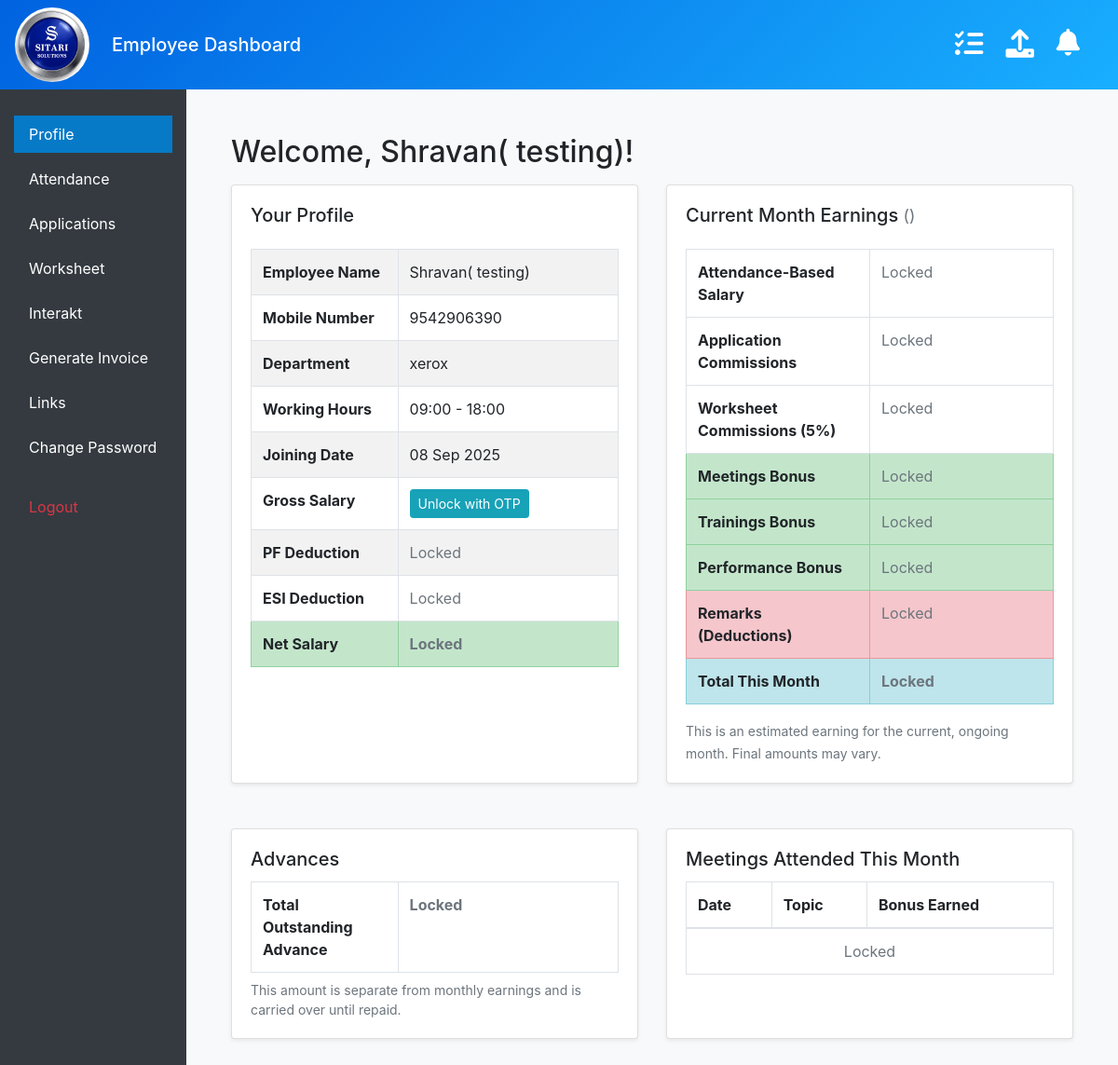
The page /employee/dashboard/ (signed in) on the database as committed earlier.
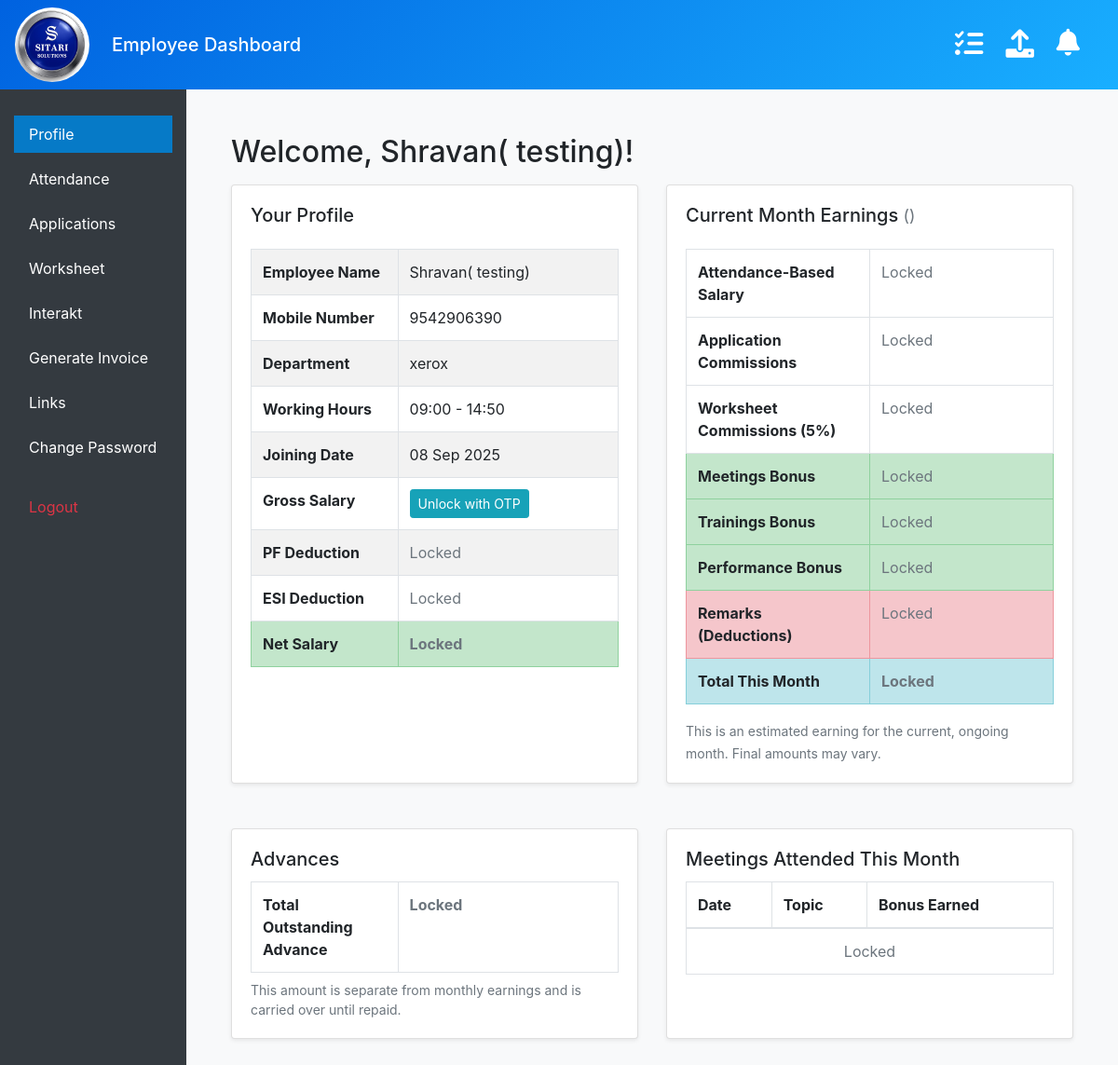
The same page on the database as committed later.
### management/models.py (models this page shows, shortened)
class Employee(models.Model):
    employee_id = models.AutoField(primary_key=True)
    name = models.CharField(max_length=150)
    mobile_number = models.CharField(max_length=15, unique=True)
    salary = models.DecimalField(max_digits=10, decimal_places=2)
    pf = models.DecimalField("Provident Fund (PF)", max_digits=10, decimal_places=2, null=True, blank=True)
    esi = models.DecimalField("Employee State Insurance (ESI)", max_digits=10, decimal_places=2, null=True, blank=True)
    joining_date = models.DateField()
    department = models.ForeignKey('Department', null=True, blank=True, on_delete=models.SET_NULL, related_name='employees')
    working_start_time = models.TimeField(null=True, blank=True)
    working_end_time = models.TimeField(null=True, blank=True)
    password = models.CharField(max_length=128, default="123")
    assigned_links = models.ManyToManyField(
        ManagedLink,
        blank=True,
        related_name="assigned_employees"
    )
    advances = models.DecimalField(
        "Current Advance",
        max_digits=10,
        decimal_places=2,
        default=0,
        help_text="Total outstanding advance amount taken by the employee."
    )

class Department(models.Model):
    name = models.CharField(max_length=50, unique=True)

### management/views.py (the view, shortened to what this page needs)
# urls.py: path('employee/dashboard/', views.employee_dashboard, name='employee_dashboard'),
def employee_dashboard(request):
    employee_id = request.session.get('employee_id')
    if not employee_id:
        return redirect('login')
    try:
        employee = Employee.objects.get(employee_id=employee_id)
    except Employee.DoesNotExist:
        request.session.flush()
        return redirect('login')
    otp_verified = request.session.get('otp_verified', False)
    show_sensitive = otp_verified
    otp_sent = request.session.get('otp_sent_flag', False)
    earnings_data = {}
    if show_sensitive:
        earnings_data = employee.get_current_month_earnings()
    now = timezone.now()
    attended_meetings = MeetingAttendance.objects.filter(
        employee=employee,
        attended=True,
        meeting__date__year=now.year,
        meeting__date__month=now.month
    ).select_related('meeting').order_by('-meeting__date')
    context = {
        'employee': employee,
        'show_sensitive': show_sensitive,
        'otp_sent': otp_sent,
        'otp_verified': otp_verified,
        'current_month_earnings': earnings_data,
        'upload_form': EmployeeUploadForm(),
        'attended_meetings': attended_meetings,  # Pass the new data to the template
    }
    if 'otp_verified' in request.session:
        del request.session['otp_verified']
    if 'otp_sent_flag' in request.session:
        if not 'emp_otp' in request.session:
             del request.session['otp_sent_flag']
    return render(request, 'employee_dashboard.html', context)

### management/context_processors.py (called while the page is built)
def notifications_context(request):
    if request.session.get('employee_id'):
        employee_id = request.session.get('employee_id')
        count = UserNotificationStatus.objects.filter(employee_id=employee_id, is_read=False).count()
        return {'unread_notification_count': count}
    return {'unread_notification_count': 0}

### management/ip_restriction.py (called while the page is built)
def get_client_ip(request):
    x_forwarded_for = request.META.get('HTTP_X_FORWARDED_FOR')
    if x_forwarded_for:
        ip = x_forwarded_for.split(',')[0].strip()
    else:
        ip = request.META.get('REMOTE_ADDR')
    return ip

    def __call__(self, request):
        ip = get_client_ip(request)
        if not self.is_ip_allowed(ip):
            logger.warning(f"Access denied for IP: {ip}")
            return HttpResponseForbidden("Access denied.")
        response = self.get_response(request)
        return response

### management/models.py (called while the page is built)
    def __str__(self):
        return self.name

### management/templatetags/upload_tags.py (called while the page is built)
@register.simple_tag
def get_upload_form():
    return EmployeeUploadForm()

### management/templates/employee_dashboard.html (shortened to what the changed rows need)
{% extends "masteremployee.html" %}
{% load static %}
{% load humanize %}
{% block content %}
<main class="container-fluid ml-sm-auto col-lg-12 px-4 py-4">
    <h2>Welcome, {{ employee.name }}!</h2>
    <div class="row mt-3">
        <div class="col-lg-6 mb-4">
            <div class="card h-100 shadow-sm">
                <div class="card-body">
                    <div class="table-responsive">
                        <table class="table table-bordered table-striped mb-0">
                            <tbody>
                                <tr>
                                    <th scope="row" style="width: 40%;">Employee Name</th>
                                    <td>{{ employee.name }}</td>
                                </tr>
                                <tr>
                                    <th scope="row">Mobile Number</th>
                                    <td>{{ employee.mobile_number }}</td>
                                </tr>
                                <tr>
                                    <th scope="row">Department</th>
                                    <td>{{ employee.department.name|default_if_none:"Not set" }}</td>
                                </tr>
                                <tr>
                                    <th scope="row">Working Hours</th>
                                    <td>
                                        {% if employee.working_start_time and employee.working_end_time %}
                                            {{ employee.working_start_time|time:"H:i" }} - {{ employee.working_end_time|time:"H:i" }}
                                        {% else %}
                                            <span class="text-muted">Not set</span>
                                        {% endif %}
                                    </td>
                                </tr>
                                <tr>
                                    <th scope="row">Joining Date</th>
                                    <td>{{ employee.joining_date|date:"d M Y" }}</td>
                                </tr>
                                <tr>
                                    <th scope="row">Gross Salary</th>
                                </tr>
                                <tr>
                                    <th scope="row">PF Deduction</th>
                                </tr>
                                <tr>
                                    <th scope="row">ESI Deduction</th>
                                </tr>
                                <tr class="table-success">
                                    <th scope="row">Net Salary</th>
                                </tr>
                            </tbody>
                        </table>
                    </div>
                </div>
            </div>
        </div>
        <div class="col-lg-6 mb-4">
            <div class="card h-100 shadow-sm">
                <div class="card-body">
                    <div class="table-responsive">
                        <table class="table table-bordered mb-0">
                            <tbody>
                                <tr>
                                    <th scope="row" style="width: 50%;">Attendance-Based Salary</th>
                                </tr>
                                <tr>
                                    <th scope="row">Application Commissions</th>
                                </tr>
                                <tr>
                                    <th scope="row">Worksheet Commissions (5%)</th>
                                </tr>
                                <tr class="table-success">
                                    <th scope="row">Meetings Bonus</th>
                                </tr>
                                <tr class="table-success">
                                    <th scope="row">Trainings Bonus</th>
                                </tr>
                                <tr class="table-success">
                                    <th scope="row">Performance Bonus</th>
                                </tr>
                                {% if show_sensitive %}
                                    <tr class="table-danger">
                                        <th scope="row">Remarks (Deductions)</th>
                                        <td>
                                            {% if current_month_earnings.monthly_deductions_list %}
                                                <ol style="margin-bottom: 0; padding-left: 20px;">
                                                {% for deduction in current_month_earnings.monthly_deductions_list %}
                                                    <li class="mb-2">
                                                        <strong>- ₹{{ deduction.amount|floatformat:0|intcomma }}</strong>
                                                        {% if deduction.notes %}<br><small class="font-weight-normal">({{ deduction.notes }})</small>{% endif %}
                                                        {% if deduction.date %}<br><small class="font-weight-normal">({{ deduction.date }})</small>{% endif %}
                                                    </li>
                                                {% endfor %}
                                                </ol>
                                            {% else %}
                                                - ₹0
                                            {% endif %}
                                        </td>
                                    </tr>
                                {% else %}
                                    <tr class="table-danger">
                                        <th scope="row">Remarks (Deductions)</th>
                                    </tr>
                                {% endif %}
                                <tr class="table-info">
                                    <th scope="row">Total This Month</th>
                                </tr>
                            </tbody>
                        </table>
                    </div>
                </div>
            </div>
        </div>
    </div>
    <div class="row mt-4">
        <div class="col-lg-6 mb-4">
            <div class="card h-100 shadow-sm">
                <div class="card-body">
                    <div class="table-responsive">
                        <table class="table table-bordered mb-0">
                            <tbody>
                                <tr>
                                    <th scope="row" style="width: 40%;">Total Outstanding Advance</th>
                                </tr>
                            </tbody>
                        </table>
                    </div>
                </div>
            </div>
        </div>
        <div class="col-lg-6 mb-4">
            <div class="card h-100 shadow-sm">
                <div class="card-body">
                    <div class="table-responsive">
                        <table class="table table-bordered mb-0">
                            <thead>
                                <tr>
                                    <th>Date</th>
                                    <th>Topic</th>
                                    <th>Bonus Earned</th>
                                </tr>
                            </thead>
                        </table>
                    </div>
                </div>
            </div>
        </div>
    </div>
</main>
{% endblock %}

Rows that differ between the two databases and show on the page:
changed Employee "Shravan( testing)": working_end_time "18:00" → "14:50"
